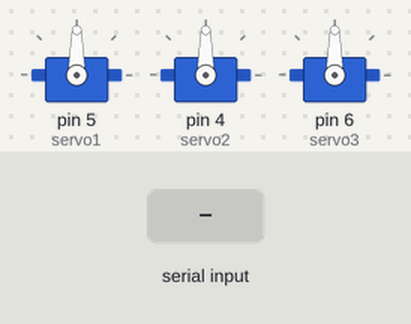
Simulated run of this sketch. Board: Arduino Uno, built with avr-gcc and run on an emulated ATmega328P. On the bench: 3 × servo. The inputs (shaded band) are chosen by the test bench. What the sketch prints to the serial monitor is not drawn.

Above: at 1.2 s.
1.3 s: "1" received over Serial
At 3.1 s:
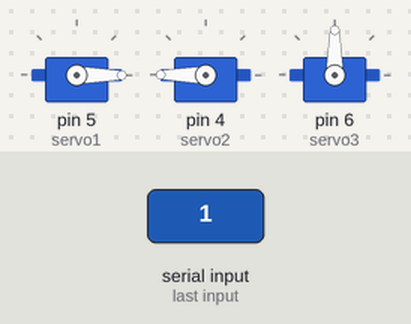
3.9 s: "2" received over Serial
At 6.6 s:
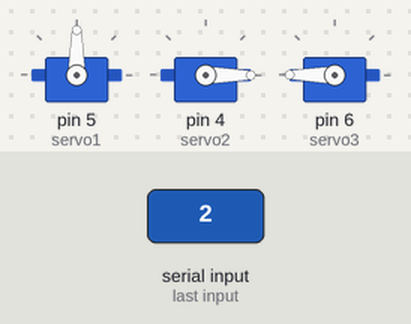
6.9 s: "3" received over Serial
At 9.1 s:
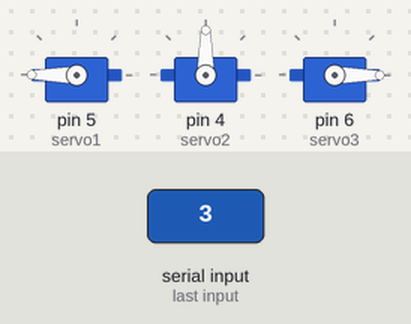
Timing chart, 0 to 12.3 s (numbered marks = the images above; inputs shaded):
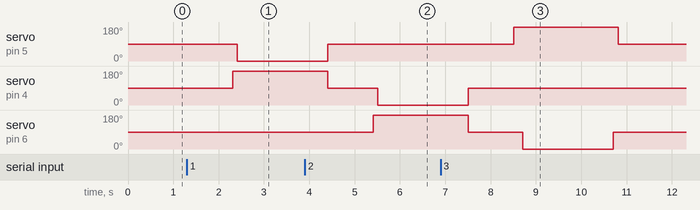

Measured:
- after the input at 1.3 s, servo on pin 5 (servo1): 90° → 0° after 1.1 s; servo on pin 4 (servo2): 90° → 180° after 1.0 s
- after the input at 3.9 s, servo on pin 6 (servo3): 90° → 180° after 1.5 s
- after the input at 6.9 s, servo on pin 5 (servo1): 90° → 180° after 1.6 s, → 90° 2.3 s later

The sketch:

servoControlV2.ino
```cpp
#include <Servo.h>

Servo servo1, servo2, servo3; // Define servos
String command;
int cat = 90; //default angle when turned on
int move_pull = 0;
int move_fwd = 0;
int move_push = 190;
int move_bwd = 190;
void setup()
{
   servo1.attach(5);
   servo2.attach(4);
   servo3.attach(6);
   servo1.write(cat);
   servo2.write(cat);
   servo3.write(cat);
   Serial.begin(9600);
}
void loop() {
  if (Serial.available()) {
     Serial.print("got data");
     command = Serial.readString();
  if (command == "1"){//plastic
   servo2.write(move_push);  //pushed
   delay(100);
   servo1.write(move_pull);  //pulled back
   delay(2000);
   servo2.write(cat);
   servo1.write(cat);

  }
  else if (command =="2"){//aluminium
   servo3.write(move_push);  //pull in this case is this variable
   delay(100);
   servo2.write(move_pull);  //push in this case is this variable
   delay(2000);
   servo2.write(cat);
   servo3.write(cat);
  }
  else if (command == "3"){//paper
   servo1.write(move_push);
   delay(200);
   servo3.write(move_pull);
   delay(2000);
   servo3.write(cat);
   delay(100);
   servo1.write(cat);
  }
  }
  else
    Serial.print("no data");
}
```
